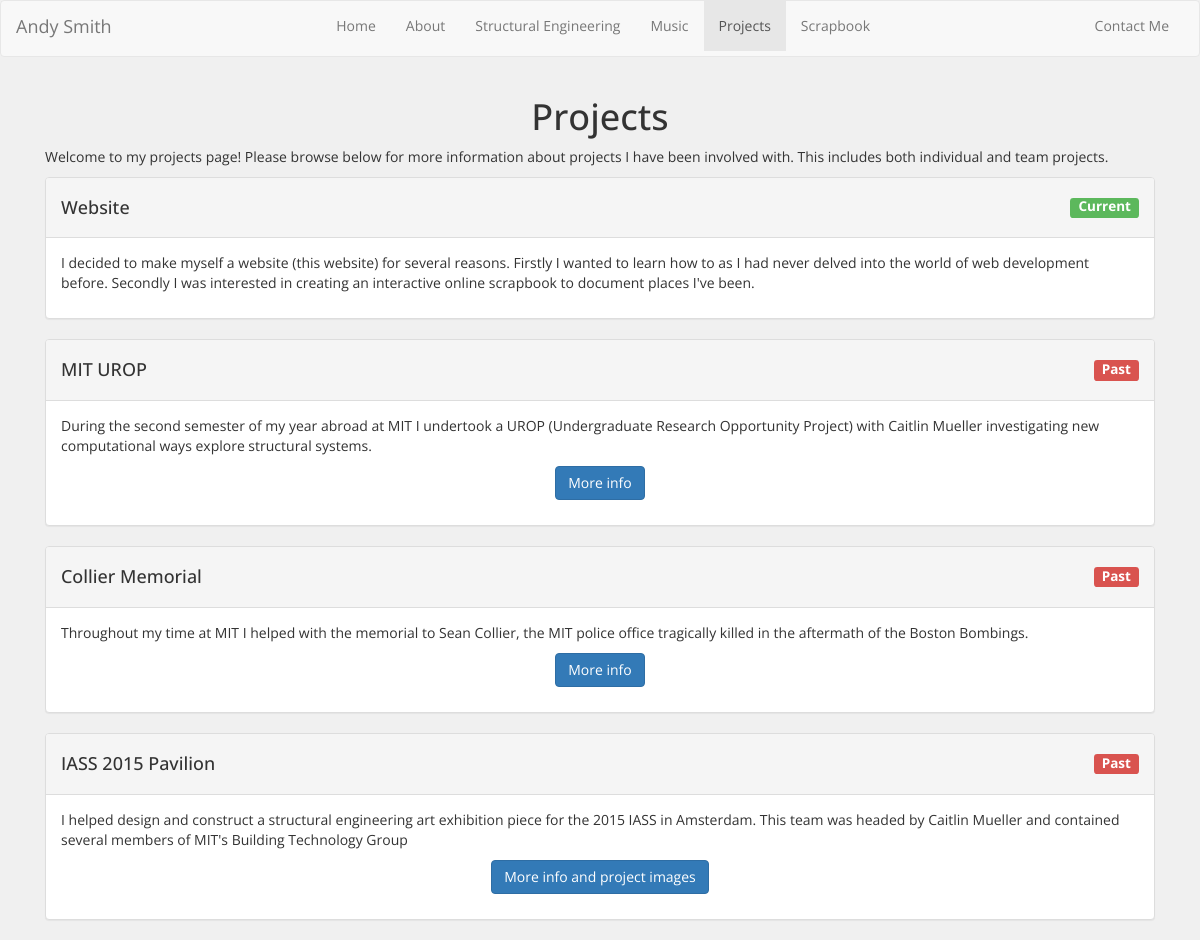
/projects/, run on the app's committed database.
### projects/models.py (models this page shows, shortened)
class Project(models.Model):
    name = models.CharField(max_length=128, unique=True)
    ongoing = models.BooleanField(default=True)
    start_date = models.DateField(null=True, verbose_name='Start Date', blank=True)
    github_url = models.URLField(null=True, verbose_name='GitHub URL', blank=True)
    short_description = models.TextField(blank=True, null=True, verbose_name='Short Description')
    long_description = models.TextField(blank=True, null=True, verbose_name='Long Description')
    more_info_button_text = models.CharField(max_length=30, blank=True, verbose_name='More Info Button Text')
    slug = models.SlugField(unique=True)
    images_exist = models.BooleanField(default=False)
    def display_long_description(self):
        return mark_safe(self.long_description)

### projects/views.py (the view)
# urls.py: url(r'^more_info/(?P<more_info_page>[\w\-]+)/$', 'projects.views.more_info'),
def projects(request):
    projects_list = Project.objects.order_by('-ongoing', '-start_date')
    projects_images_list = ProjectImage.objects.order_by('order_id')
    for project in projects_list:
        if project.long_description and ProjectImage.objects.filter(project=project):
            project.more_info_button_text = 'More info and project images'
            project.images_exist = True
        elif project.long_description:
            project.more_info_button_text = 'More info'
        elif ProjectImage.objects.filter(project = project):
            project.more_info_button_text = 'Project images'
            project.images_exist = True
        else:
            project.more_info_button_text = ''
    context_dict = {'Projects': projects_list,
                    'ProjectImages': projects_images_list}
    return render(request, 'projects/projects.html', context_dict)

### templates/projects/projects.html (shortened to what this page needs)
{% extends 'base.html' %}
{% load static %}
{% load staticfiles %}
{% block projects_active %}active{% endblock %}
{% block body_block %}
    <div class="container">
        <div class="col-md-12">
            <h1>Projects</h1>
            <p>
                Welcome to my projects page!
                Please browse below for more information about projects I have been involved with.
                This includes both individual and team projects.
            </p>
            {% if Projects %}
                {% for project in Projects %}
                    <div class="panel panel-default">
                        <div class="panel-heading">
                            <h4>{{ project.name }}
                                {% if project.ongoing %}
                                    <span class="label label-success pull-right">Current</span>
                                {% else %}
                                    <span class="label label-danger pull-right">Past</span>
                                {% endif %}
                            </h4>
                        </div>
                        <div class="panel-body">
                            {% if project.short_description %}
                                <p>
                                    {{ project.short_description }}
                                </p>
                            {% endif %}
                            {% if project.more_info_button_text %}
                                <p class="text-center">
                                    <button type="button" class="btn btn-primary" data-toggle="modal"
                                            data-target="#{{ project.slug }}exampleModal"
                                            onclick="myFunction('{{ project.name }}','{{ project.long_description }}')">{{ project.more_info_button_text }}</button>
                                </p>
                            {% endif %}
                        </div>
                    </div>
                {% endfor %}
            {% endif %}
        </div>
    </div>
{% endblock %}

### templates/base.html (shortened to what this page needs)
<!doctype html>
{% load staticfiles %}
<html lang="en">
	<head>
	  	<link rel="stylesheet" href="http://maxcdn.bootstrapcdn.com/bootstrap/3.3.5/css/bootstrap.min.css">
        <link href="{% static "css/base.css" %}" rel="stylesheet"/>
	</head>
	<body>
		<nav class="navbar navbar-default" role="navigation">
			<a class="navbar-brand">Andy Smith</a>
			<div class="navbar-collapse collapse">
				<ul class="nav navbar-nav">
					<li class="{% block home_active %}{% endblock %}"><a {% block home_link %}href="{% url 'basic_pages.views.index' %}"{% endblock %}>Home</a></li>
					<li class="{% block about_active %}{% endblock %}"><a {% block about_link %}href="{% url 'basic_pages.views.about' %}"{% endblock %}>About</a></li>
					<li class="{% block structuralengineering_active %}{% endblock %}"><a {% block structuralengineering_link %}href="{% url 'basic_pages.views.structuralengineering' %}"{% endblock %}>Structural Engineering</a></li>
					<li class="{% block music_active %}{% endblock %}"><a {% block music_link %}href="{% url 'basic_pages.views.music' %}"{% endblock %}>Music</a></li>
					<li class="{% block projects_active %}{% endblock %}"><a {% block projects_link %}href="{% url 'projects.views.projects' %}"{% endblock %}>Projects</a></li>
					<li class="{% block scrapbook_active %}{% endblock %}"><a {% block scrapbook_link %}href="{% url 'scrapbook.views.scrapbook' %}"{% endblock %}>Scrapbook</a></li>
				</ul>
				<ul class="nav navbar-nav navbar-right">
					<li class="{% block contact_active %}{% endblock %}"><a {% block contact_link %}href="{% url 'basic_pages.views.contact' %}"{% endblock %}>Contact Me</a></li>
				</ul>
			</div>
		</nav>
		{% block body_block %}{% endblock %}
    </body>
</html>

### static/css/base.css (style rules this page uses)
html, body { margin: 0; padding: 0; background-color: #F0F0F0; font-family: 'Open Sans', sans-serif; position: relative; }
.navbar-collapse.collapse { text-align: center; display: block !important; height: auto !important; padding-bottom: 0; overflow: visible !important; }
.navbar-nav { display: inline-block; float: none; margin: 0; }
h1 { text-align: center; }

### data on the page
Project: name "Website", ongoing "Current", short_description "I decided to make myself a website (this website) for several reasons. Firstly I wanted to learn how to as I had never delved into the world of web development before. Secondly I was interested in creating an interactive online scrapbook to document places I've been."
Project: name "MIT UROP", ongoing "Past", short_description "During the second semester of my year abroad at MIT I undertook a UROP (Undergraduate Research Opportunity Project) with Caitlin Mueller investigating new computational ways explore structural systems.", more_info_button_text "More info"
Project: name "Collier Memorial", ongoing "Past", short_description "Throughout my time at MIT I helped with the memorial to Sean Collier, the MIT police office tragically killed in the aftermath of the Boston Bombings.", more_info_button_text "More info"
Project: name "IASS 2015 Pavilion", ongoing "Past", short_description "I helped design and construct a structural engineering art exhibition piece for the 2015 IASS in Amsterdam. This team was headed by Caitlin Mueller and contained several members of MIT's Building Technology Group", more_info_button_text "More info and project images"
